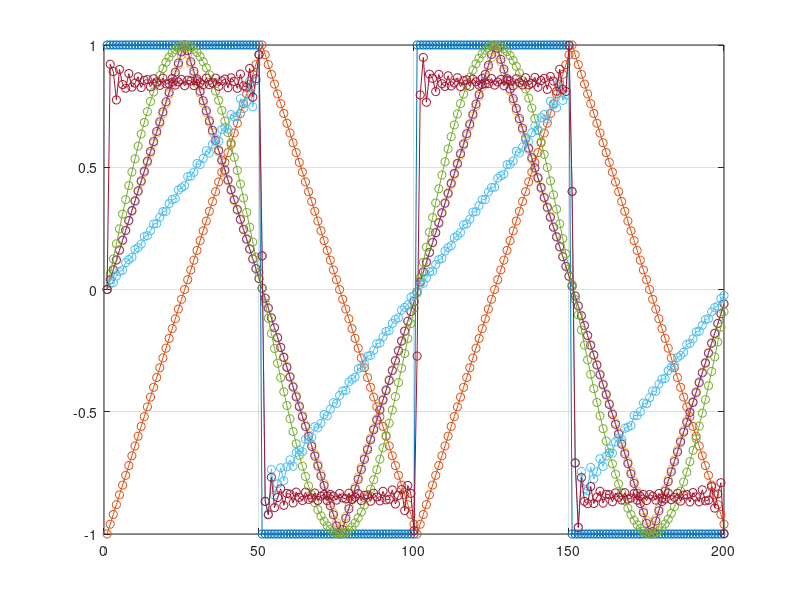

The MATLAB source for this figure: (Note: this script raises an error after producing the figure.)
function gen( fd )
% gen - slab3d generator visualization.
%
% gen( fd )
%
% fd = desired frequency, default = 440 Hz

% modification history
% --------------------
%                ----  v5.7.0  ----
% 07.11.05  JDM  created, square, triangle
% 08.02.05  JDM  added sin, tableX() funcs
%                ----  v5.8.0  ----
% 01.18.06  JDM  added sin table SNR test and results (Moore, pg.164)
% 01.19.06  JDM  added band-limited table-based triangle (Moore, pg.170)
% 01.20.06  JDM  added table band-limited sawtooth and square, bSaveTables
%                ----  v6.8.2  ----
% 10.06.17  JDM  added (-1)^k to bl-saw sum and removed pi phase, saw now
%                starts at 0 instead of -1; added maxHarmonic and both
%                ascending and descending saws; one table length, len;
%                added arbitrary harmonic bl-triangle; add maxHarmonic to
%                table filenames
%
% JDM == Joel D. Miller

% Copyright (C) 2001-2018 United States Government as represented by the
% Administrator of the National Aeronautics and Space Administration (NASA).
% All Rights Reserved.
% 
% This software is distributed under the NASA Open Source Agreement (NOSA),
% version 1.3.  The NOSA has been approved by the Open Source Initiative.
% See the file NOSA.txt at the top of the distribution directory tree for the
% complete NOSA document.
% 
% THE SUBJECT SOFTWARE IS PROVIDED "AS IS" WITHOUT ANY WARRANTY OF ANYKIND,
% EITHER EXPRESSED, IMPLIED, OR STATUTORY, INCLUDING, BUT NOT LIMITED TO, ANY
% WARRANTY THAT THE SUBJECT SOFTWARE WILL CONFORM TO SPECIFICATIONS, ANY IMPLIED
% WARRANTIES OF MERCHANTABILITY, FITNESS FOR A PARTICULAR PURPOSE, OR FREEDOM
% FROM INFRINGEMENT, ANY WARRANTY THAT THE SUBJECT SOFTWARE WILL BE ERROR FREE,
% OR ANY WARRANTY THAT DOCUMENTATION, IF PROVIDED, WILL CONFORM TO THE SUBJECT
% SOFTWARE.

%23456789 123456789 123456789 123456789 123456789 123456789 123456789 1234567890

% RESULTS
%
% sin table length = 256
%
% >> gen(1)
% desired f = 1.0 Hz, fs = 44100.0 Hz
% integer half period = 22050 samples, resulting f = 1.0 Hz
% RMS st = 0.707107, s2 = 0.707071, err = 0.000039
% SNR(s2,err) = 85.193894 dB
%
% >> gen
% desired f = 440.0 Hz, fs = 44100.0 Hz
% integer half period = 50 samples, resulting f = 441.0 Hz
% RMS st = 0.707907, s2 = 0.707871, err = 0.000039
% SNR(s2,err) = 85.193951 dB
%
% >> gen(20000)
% desired f = 20000.0 Hz, fs = 44100.0 Hz
% integer half period = 1 samples, resulting f = 22050.0 Hz
% RMS st = 0.494313, s2 = 0.494286, err = 0.000028
% SNR(s2,err) = 84.994686 dB
%
% sin table length = 512
%
% desired f = 440.0 Hz, fs = 44100.0 Hz
% RMS st = 0.707907, s2 = 0.707898, err = 0.000010
% SNR(s2,err) = 97.236423 dB
%
% sin table length = 1024
%
% desired f = 440.0 Hz, fs = 44100.0 Hz
% RMS st = 0.707907, s2 = 0.707905, err = 0.000002
% SNR(s2,err) = 109.276583 dB
%
% Note: STK recently lengthened sin table from 256 to 1024.

if nargin < 1,
  fd = 440; % desired freq, Hz
end;

% a wave table up to harmonic 11 will not alias under 2000 Hz
% (44100/2000)/2 = 11.0250, (fs/max_freq)/2 = max_harmonic
%maxHarmonic = 11;

% find harmonic for D5# to maximize harmonic content
% (44100/622.253967)/2 = 35.4357 max harmonic for D5#
maxHarmonic = 35;

% waveform table length
len = 1024;

% whether to save tables to file (sin, triangle, saw, square)
bSaveTables = 0;

% tableX() function member vars;
% table approach better for real-time update of freq and phase
global s;

% !!!! parameters that make triangle aliasing and sine SNR near perfect:
% fs = 48000, fd = 3000, 48000/3000 = 16 samples/period, 1024/16 = 64 periods
% in alias analysis window; integer number of periods so no windowing artifacts

%fs = 48000;  % sampling rate
fs = 44100;  % sampling rate
%pd = pi/2;   % desired phase, radians
pd = 0;      % desired phase, radians
amp = 1.0;   % amplitude

fprintf( '\ndesired f = %.1f Hz, fs = %.1f Hz\n', fd, fs );

% half-period method vars
thalf = floor( fs / (2*fd) );  % integer half period, samples
f = (fs/2)/thalf;  % actual freq due to integer half period constraint

fprintf( 'integer half period = %d samples, resulting f = %.1f Hz\n', thalf, f );

% ----  integer half-period square  ----

% one period of square wave
sqp = amp * [ ones(thalf,1); -ones(thalf,1) ];

% ----  integer half-period triangle  ----

% triangle wave slope
slope = 2*amp/thalf;
% one period of triangle wave
trp = [ [-amp:slope:amp]'; [(amp-slope):-slope:(-amp+slope)]' ];

% ----  table-based triangle  ----

tableInit( [ 0 1 0 -1 ], 4, fs );
tableSetPhase( pd );
tableSetFreq( fd );

% generate approx two periods
tr2 = zeros(length(sqp)*2,1);
for i=1:length(tr2),
  tr2(i) = tableGenSample;
end;

% generate 1024 samples for frequency response analysis, look for aliasing;
% to display harmonic freqs and amps:
% >> format bank;h=1:2:21;[h' 2000.*h' 20*log10(1./h.^2)'],format
if 0,
Nalias = 1024;
tr2long = zeros(1024,1);
tableReset;
for i=1:1024,
  tr2long(i) = tableGenSample;
end;
htr2long = figure;
plotresp( tr2long, Nalias, fs, 'b' );
end;

% ----  band-limited table-based triangle  ----

% band-limit to avoid wave table aliasing (Moore, pg.170)
% (triangle ref: http://en.wikipedia.org/wiki/Triangle_wave)

% original bl-triangle table up to harmonic 11
if 0,
% make table, fundamental and five odd harmonics
tinc  = 1*2*pi/len;
table =         ( 1/1  ) * sin( 0:tinc:(1*2*pi-tinc) );
tinc  = 3*2*pi/len;
table = table + (-1/9  ) * sin( 0:tinc:(3*2*pi-tinc) );
tinc  = 5*2*pi/len;
table = table + ( 1/25 ) * sin( 0:tinc:(5*2*pi-tinc) );
tinc  = 7*2*pi/len;
table = table + (-1/49 ) * sin( 0:tinc:(7*2*pi-tinc) );
tinc  = 9*2*pi/len;
table = table + ( 1/81 ) * sin( 0:tinc:(9*2*pi-tinc) );
tinc  = 11*2*pi/len;
table = table + (-1/121) * sin( 0:tinc:(11*2*pi-tinc) );
end;

table = zeros(1,len);
for k=1:2:maxHarmonic,
  tinc  = k*2*pi/len;
  table = table + (-1)^((k-1)/2) * (1/k^2) * sin( 0:tinc:(k*2*pi-tinc) );
end;

% normalize table max amp to 1;
% for len = 1024 and five odd harmonics, the scalar is 0.8388;
% in theory, the scalar should be 8/pi^2 = 0.8106
table = table/max(abs(table));

global tableTri;
tableTri = table;

% plot table and table spectrum
if 0,
figure;
plot( table, '.-' );
%figure;
%freqz( table, 1, len/2, fs );
end;

% save table to file for use by gslab
if bSaveTables,
filename = sprintf( 'tabtri%02d.cpp', maxHarmonic );
fid = fopen( filename, 'wt' );
for i=1:len,
  fprintf( fid, '  %18.15ff,\n', table(i) );
end;
fclose( fid );
end;

% init wave table functions
tableInit( table, len, fs );
tableSetPhase( pd );
tableSetFreq( fd );

% generate approx two periods
trbl = zeros(length(sqp)*2,1);
for i=1:length(trbl),
  trbl(i) = tableGenSample;
end;

% generate 1024 samples for frequency response analysis
if 0,
trbllong = zeros(1024,1);
tableReset;
for i=1:1024,
  trbllong(i) = tableGenSample;
end;
figure(htr2long);
hold on;
plotresp( trbllong, Nalias, fs, 'r' );
hold off;
subplot(2,1,1);
title( 'Frequency Response of Non-BL and BL Triangles' );
end;

% ----  table-based sin  ----

tinc = 2*pi/len;
table = sin( 0:tinc:(2*pi-tinc) );

% save table to file for use by gslab
if bSaveTables,
fid = fopen( 'tabsin.cpp', 'wt' );
for i=1:len,
  fprintf( fid, '  %18.15ff,\n', table(i) );
end;
fclose( fid );
end;

tableInit( table, len, fs );
tableSetPhase( pd );
tableSetFreq( fd );

% generate approx two periods
s2 = zeros(length(sqp)*2,1);
st = s2;
for i=1:length(s2),
  st(i) = sin( 2*pi*fd*(i-1)/fs );  % true sin
  s2(i) = tableGenSample;
end;

% calculate SNR (determined by table length, Moore, pg.166)
s2rms = sqrt(mean(s2.^2));
erms  = sqrt(mean((st-s2).^2));  % table error relative to true sin
fprintf( '\nRMS st = %f, s2 = %f, err = %f\nSNR(s2,err) = %f dB\n\n', ...
  sqrt(mean(st.^2)), s2rms, erms, 20*log10( s2rms/erms ) );

% plot true sin, table sin, and difference
if 0,
figure;
plot( [ st s2 ], '-o' ); grid;
figure;
plot( st-s2, '-o' ); grid;
end;

% ----  band-limited table-based sawtooth  ----

% band-limit to avoid wave table aliasing (Moore, pg.170);
% sawtooth ref: http://en.wikipedia.org/wiki/Sawtooth_wave

% sum fundamental and harmonics above
table = zeros(1,len);

for k=1:maxHarmonic,
  tinc  = k*2*pi/len;

  % descending (aka reverse or inverse) saw
  table = table + (1/k) * (-1)^k * sin( 0:tinc:(k*2*pi-tinc) );

  % version v6.8.1 and before:
  % phase shifted 180 degrees such that waveform rises -1 to +1 in table;
  % with (-1)^k, the saw waveform is similar to the sine/square/triangle
  % waveshape with positive values followed by negative values
  %table = table + (1/k) * sin( pi + (0:tinc:(k*2*pi-tinc)) );
end;

% normalize table max amp to 1;
% for len = 1024 and 11 harmonics, scalar = 0.5817;
% in theory, scalar = 2/pi = 0.6366
% descending saw
%table = table/max(abs(table));
% ascending saw
table = -table/max(abs(table));

% plot table and table spectrum
if 0,
figure;
plot( table, '.-' ); grid;
figure;
freqz( table, 1, len/2, fs );
end;

% save table to file for use by gslab
if bSaveTables,
filename = sprintf( 'tabsaw%02d.cpp', maxHarmonic );
fid = fopen( filename, 'wt' );
for i=1:len,
  fprintf( fid, '  %18.15ff,\n', table(i) );
end;
fclose( fid );
end;

% init wave table functions
tableInit( table, len, fs );
tableSetPhase( pd );
tableSetFreq( fd );

% generate two periods
global saw;
% to listen, global saw and use:
% >> samples35 = repmat(saw,200,1);
% >> wavplay(samples35,44100)
saw = zeros(length(sqp)*2,1);
for i=1:length(saw),
  saw(i) = tableGenSample;
end;

% ----  band-limited table-based square  ----

% band-limit to avoid wave table aliasing (Moore, pg.170);
% square ref: http://en.wikipedia.org/wiki/Square_wave

% sum fundamental and harmonics above
table = zeros(1,len);
for k=1:2:maxHarmonic,
  tinc  = k*2*pi/len;
  table = table + (1/k) * sin( 0:tinc:(k*2*pi-tinc) );
end;

% normalize table max amp to 1;
% for len = 1024 and 6 harmonics (incl. fund.), scalar = 1.0779;
% in theory, scalar = 4/pi = 1.2732
table = table/max(abs(table));

% plot table and table spectrum
if 0,
figure;
plot( table, '.-' ); grid;
%figure;
%freqz( table, 1, len/2, fs );
end;

% save table to file for use by gslab
if bSaveTables,
filename = sprintf( 'tabsquare%02d.cpp', maxHarmonic );
fid = fopen( filename, 'wt' );
for i=1:len,
  fprintf( fid, '  %18.15ff,\n', table(i) );
end;
fclose( fid );
end;

% init wave table functions
tableInit( table, len, fs );
tableSetPhase( pd );
tableSetFreq( fd );

% generate approx two periods
sqr = zeros(length(sqp)*2,1);
for i=1:length(sqr),
  sqr(i) = tableGenSample;
end;

% ----  plot  ----

% plot two periods
sq = [ sqp; sqp ];
tr = [ trp; trp ];
figure;
plot( [ sq tr tr2 trbl s2 saw sqr ], 'o-' );
grid;
legend( 'half-period square', 'half-period triangle', 'table triangle', ...
        'table band-limited triangle', 'table sin', ...
        'table band-limited saw', 'table band-limited square', 3 );
title( 'signal generators' );
axis( [ 1 length(sq) -1.2 1.2 ] );

%------------------------------------------------------------------------------
function tableInit( table, length, fs )
global s;
inc = 2*pi/length;
s = struct( 'table', table, 'length', length, 'inc', inc, 'finc', 0, ...
            'offset', 0, 'index', 0, 'fs', fs );

%------------------------------------------------------------------------------
function tableReset()
global s;
s.index = 0;

%------------------------------------------------------------------------------
function tableSetPhase( phase )
global s;
% radian phase to table sample offset
s.offset = phase / s.inc;

%------------------------------------------------------------------------------
function tableSetFreq( freq )
global s;
% finc depends on desired freq (freq) and sample rate (fs)
s.finc = (s.length/s.fs)*freq;

%------------------------------------------------------------------------------
function sample = tableGenSample()
global s;

pindex = mod( s.index + s.offset, s.length );
i1 = floor( pindex );
i2 = i1 + 1;
if i2 > s.length-1,
  i2 = 0;
end;
wt2 = pindex - i1;
wt1 = 1.0 - wt2;
sample = wt1 * s.table( 1+i1 ) + wt2 * s.table( 1+i2 );
s.index = mod( s.index + s.finc, s.length );
